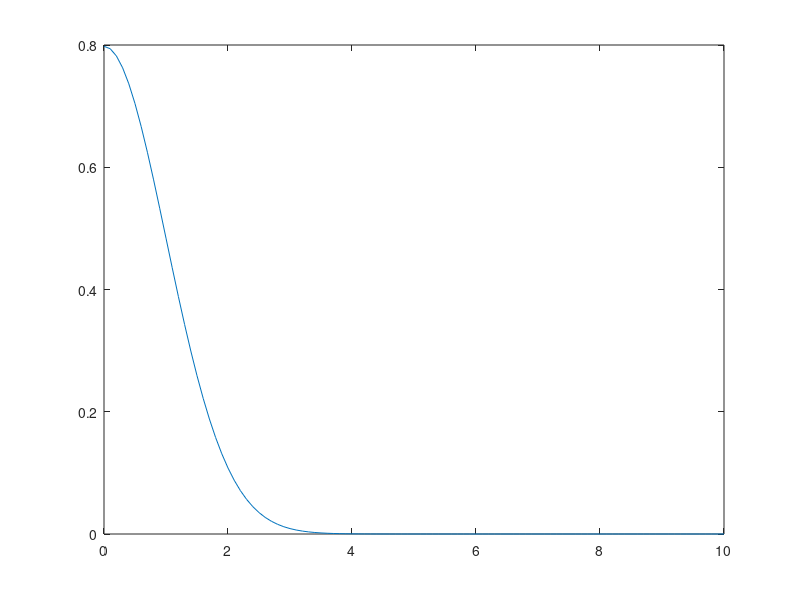

MATLAB code for this plot: (Note: this script raises an error after producing the figure.)
gauss = makedist('HalfNormal','mu',0,'sigma',1);
x = 0:0.1:10;

pdf1=pdf(gauss,x);
f=figure();
plot(x,pdf1);
hold on;
plot(x,custom(x));

xlabel('x');
ylabel('pdf(x)');
legend("Gaussian","Alternate function");



exportgraphics(f, "pdf_shape.pdf", 'BackgroundColor', 'none', 'ContentType', 'vector');

function y = custom(x)
    len = length(x);
    y   = ones(len)'./(x+1)'*0.8;
end